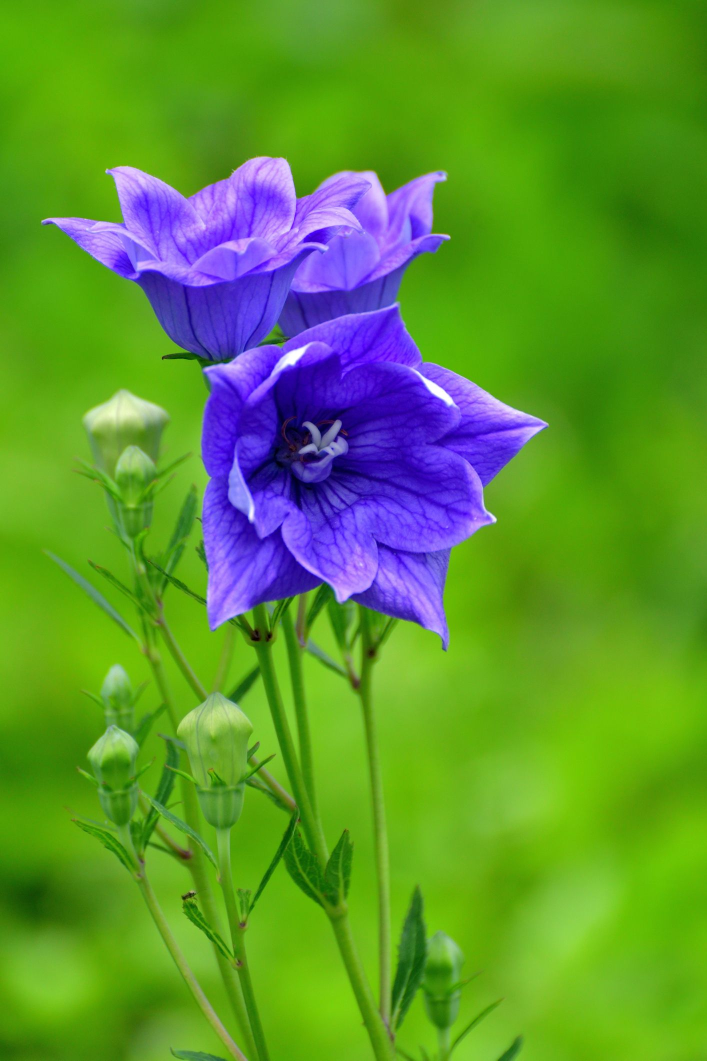
#> input picture img.jpg, 1414 x 2121 px (shown at 1/2 size)
$ jupyter execute 'Image to Sketch converter.ipynb'
#> lines starting #> are read from the running program, lines starting #| are printed output that depends on the picture
# Colour Image to Sketch Converter
Using Python libraries, convert images to sketch using grayscaling the image, blurring, inverting and dividing the image

[cell 1]
import cv2 as cv

### Main code

[cell 2]
img1 = cv.imread('./img.jpg')
#> img1 is the input picture: shape (2121, 1414, 3); mean B, G, R 50.8, 147.2, 92.9
img = cv.resize(img1, (540, 960))
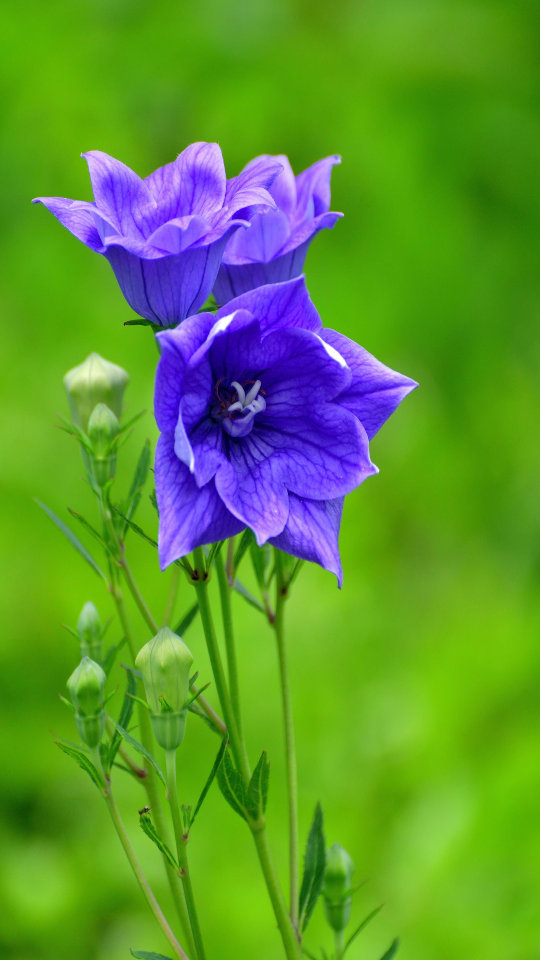
#> img: shape (960, 540, 3); mean B, G, R 50.7, 147.2, 92.8
cv.imshow('Original Image', img)
#Converting image to grayscale
grayscale_image = cv.cvtColor(img, cv.COLOR_BGR2GRAY)
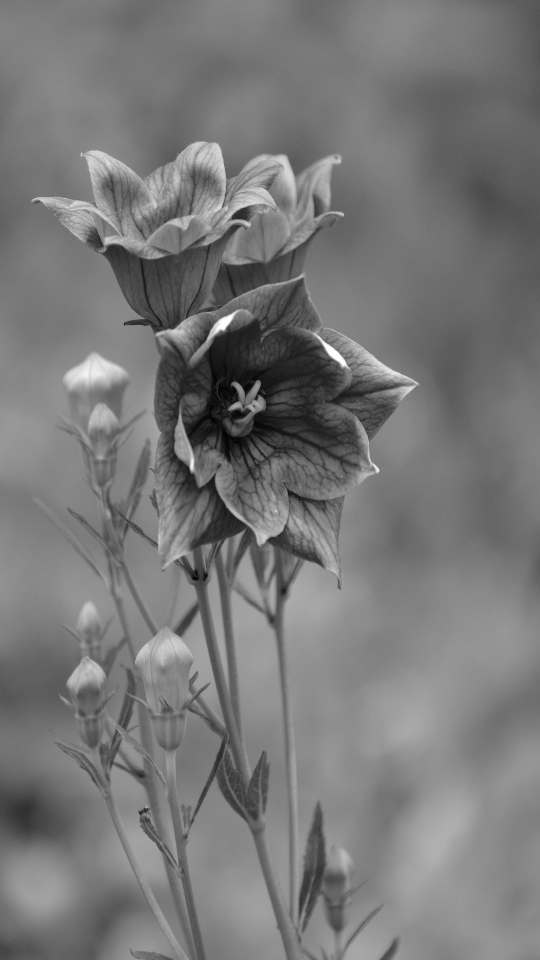
#> grayscale_image: shape (960, 540); min 2, max 255, mean 119.9
cv.imshow('Grayscale image', grayscale_image)

#inverting image
inverted_image = cv.bitwise_not(grayscale_image)
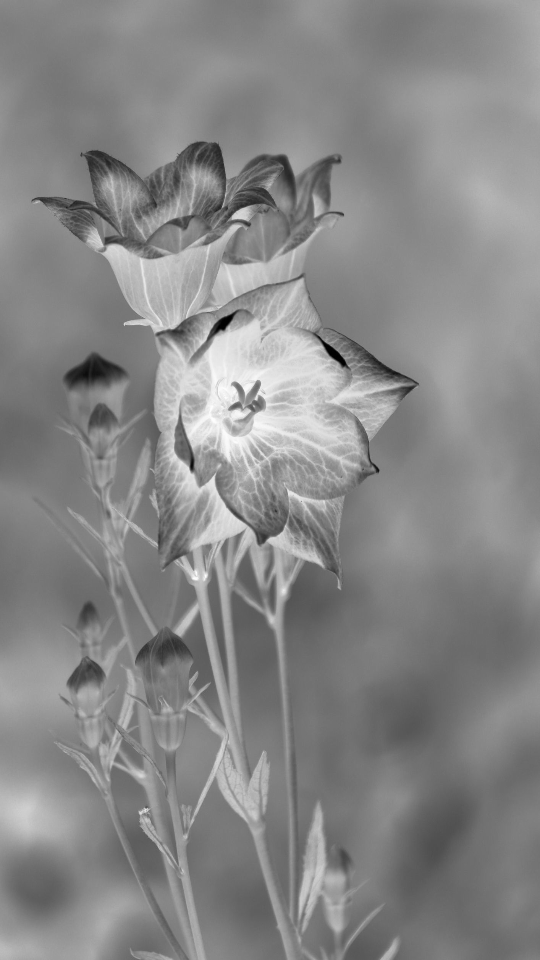
#> inverted_image: shape (960, 540); min 0, max 253, mean 135.1
cv.imshow('Inverted image', inverted_image)

#blurring the image for sketch
blurred_image = cv.GaussianBlur(inverted_image, (19, 19), 0)

#inverted and blurred image
inv_blurred_image = cv.bitwise_not(blurred_image)

#sketching the image
sketched_image = cv.divide(grayscale_image, inv_blurred_image, scale=257.0)
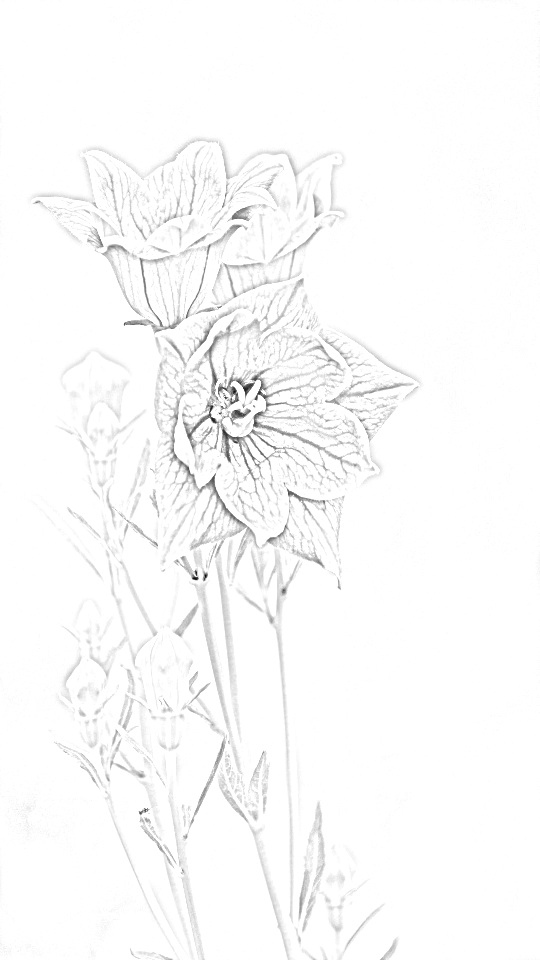
#> sketched_image: shape (960, 540); min 8, max 255, mean 250.5
cv.imshow('Sketch image', sketched_image)

cv.waitKey(0)
